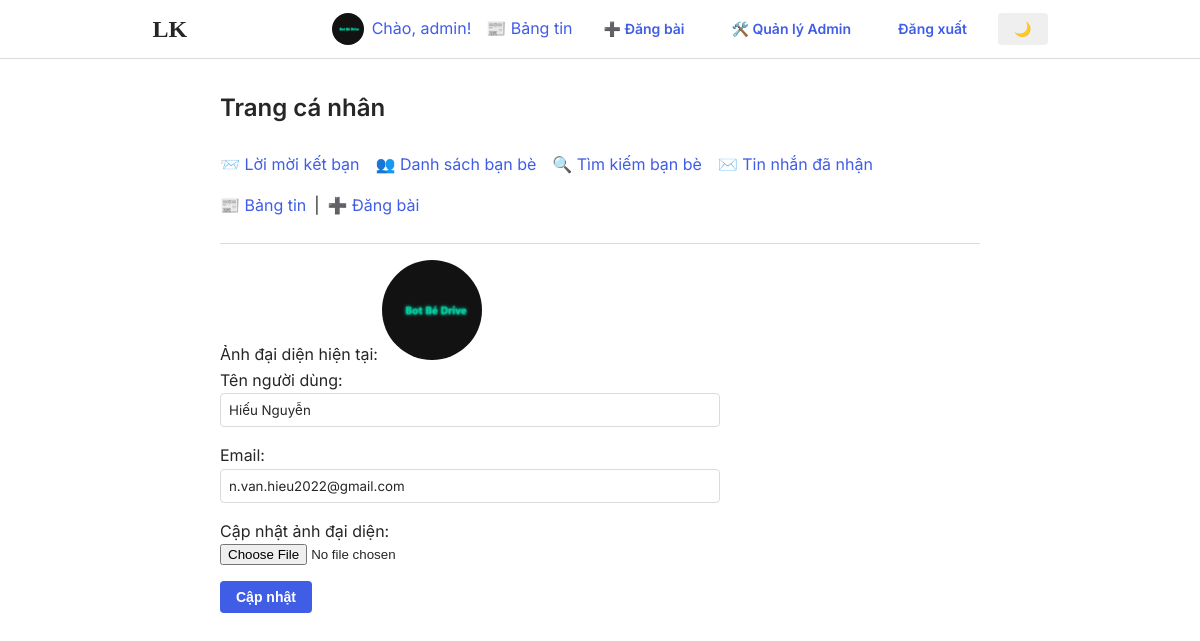
Page /user/1 (signed in) on the committed database.
### app/models.py (models this page shows, shortened)
class User(db.Model, UserMixin):
    id = db.Column(db.Integer, primary_key=True)
    username = db.Column(db.String(64), unique=True, nullable=False)
    email = db.Column(db.String(120), unique=True, nullable=False)
    password = db.Column(db.String(128), nullable=False)
    avatar = db.Column(db.String(200), default='default.jpg')
    total_hearts = db.Column(db.Integer, default=0)
    is_admin = db.Column(db.Boolean, default=False)
    is_active = db.Column(db.Boolean, default=True)
    posts = db.relationship('Post', back_populates='user', lazy=True, cascade='all, delete-orphan')
    comments = db.relationship('Comment', back_populates='user', lazy=True, cascade='all, delete-orphan')
    post_likes = db.relationship('Like', back_populates='user', lazy=True)
    comment_likes = db.relationship('Comment', secondary=comment_likes, back_populates='liked_by', lazy='dynamic')
    sent_messages = db.relationship('Message', foreign_keys='Message.sender_id', back_populates='sender', lazy=True)
    received_messages = db.relationship('Message', foreign_keys='Message.receiver_id', back_populates='receiver', lazy=True)
    sent_friend_requests = db.relationship('Friendship', foreign_keys='Friendship.user_id', back_populates='user', lazy=True)
    received_friend_requests = db.relationship('Friendship', foreign_keys='Friendship.friend_id', back_populates='friend', lazy=True)
    calls_made = db.relationship('Call', foreign_keys='Call.caller_id', back_populates='caller', lazy=True)
    calls_received = db.relationship('Call', foreign_keys='Call.callee_id', back_populates='callee', lazy=True)

### app/routes.py (the view)
@main.route('/user/<int:user_id>', methods=['GET', 'POST'])
@login_required
def user_profile(user_id):
    user = User.query.get_or_404(user_id)
    form = UpdateProfileForm(obj=user)
    if form.validate_on_submit():
        form.populate_obj(user)
        db.session.commit()
        flash("Thông tin đã được cập nhật.", "success")
        return redirect(url_for('main.user_profile', user_id=user.id))
    friendship = Friendship.query.filter_by(user_id=current_user.id, friend_id=user_id, status='accepted').first()
    pending_request = Friendship.query.filter_by(user_id=current_user.id, friend_id=user_id, status='pending').first()
    return render_template('profile.html', user=user, form=form, friendship=friendship, pending_request=pending_request)

### app/forms.py
class UpdateProfileForm(FlaskForm):
    username = StringField('Tên người dùng', validators=[DataRequired()])
    email = StringField('Email', validators=[DataRequired(), Email()])
    avatar = FileField('Ảnh đại diện', validators=[FileAllowed(['jpg', 'png', 'jpeg'], 'Chỉ cho phép ảnh!')])
    submit = SubmitField('Cập nhật')

### app/templates/profile.html (shortened to what this page needs)
{% extends 'base.html' %}
{% block content %}
<div class="profile-container container">
  <h2 class="profile-title">Trang cá nhân</h2>
  <nav class="profile-nav">
    <ul class="social-links">
      <li><a href="{{ url_for('main.friend_requests') }}">📨 Lời mời kết bạn</a></li>
      <li><a href="{{ url_for('main.friends') }}">👥 Danh sách bạn bè</a></li>
      <li><a href="{{ url_for('main.search_friends') }}">🔍 Tìm kiếm bạn bè</a></li>
      <li><a href="{{ url_for('main.received_messages') }}">✉️ Tin nhắn đã nhận</a></li>
    </ul>
    <div class="quick-links">
      <a href="{{ url_for('main.feed') }}">📰 Bảng tin</a>
      <span>|</span>
      <a href="{{ url_for('main.create_post') }}">➕ Đăng bài</a>
    </div>
  </nav>
  <hr class="divider">
  <div class="profile-content">
    <div class="avatar-section">
      <label>Ảnh đại diện hiện tại:</label>
      <img src="{{ url_for('static', filename='avatars/' + (current_user.avatar or 'default.jpg')) }}"
           alt="Avatar" class="avatar-img">
    </div>
    <form method="POST" enctype="multipart/form-data" class="profile-form">
      <div class="form-group">
        <label for="username">Tên người dùng:</label>
        {{ form.username(class="form-control", id="username", size=32) }}
      </div>
      <div class="form-group">
        <label for="email">Email:</label>
        {{ form.email(class="form-control", id="email", size=32) }}
      </div>
      <div class="form-group">
        <label for="avatar">Cập nhật ảnh đại diện:</label>
        {{ form.avatar(class="form-control-file", id="avatar") }}
      </div>
      <button type="submit" class="btn btn-primary btn-submit">{{ form.submit.label.text }}</button>
    </form>
  </div>
</div>
{% endblock %}

### app/templates/base.html (shortened to what this page needs)
<!DOCTYPE html>
<html lang="en">
<head>
  <link rel="stylesheet" href="{{ url_for('static', filename='css/style.css') }}">
</head>
<body>
  <header class="navbar">
    <div class="container">
      <a href="{{ url_for('main.home') }}" class="logo">LK</a>
      <nav class="nav-links">
        {% if current_user.is_authenticated %}
          <div class="user-info">
            <img src="{{ url_for('static', filename='avatars/' + (current_user.avatar or 'default.jpg')) }}" alt="Avatar" class="avatar">
            <a href="{{ url_for('main.profile') }}" class="username">Chào, {{ current_user.username }}!</a>
          </div>
          <a href="{{ url_for('main.feed') }}">📰 Bảng tin</a>
          <a href="{{ url_for('main.create_post') }}" class="btn">➕ Đăng bài</a>
          {% if current_user.is_admin %}
            <a href="{{ url_for('admin.dashboard') }}" class="btn btn-admin">🛠️ Quản lý Admin</a>
          {% endif %}
          <a href="{{ url_for('main.logout') }}" class="btn">Đăng xuất</a>
        {% else %}
          <a href="{{ url_for('main.login') }}" class="btn">Đăng nhập</a>
          <a href="{{ url_for('main.register') }}" class="btn btn-primary">Đăng ký</a>
        {% endif %}
        <button id="darkModeToggle" class="btn btn-toggle" title="Chuyển chế độ sáng/tối">
          <span class="toggle-icon">🌙</span>
        </button>
      </nav>
    </div>
  </header>
  <main class="main-content container">
    {% block content %}{% endblock %}
  </main>
</body>
</html>

### app/static/css/style.css (style rules this page uses)
:root { --primary-color: #405DE6; --secondary-color: #5851DB; --accent-color: #833AB4; --red: #ed4956; --green: #4CAF50; --bg-color: #ffffff; --text-color: #262626; --light-gray: #fafafa; --medium-gray: #dbdbdb; --dark-gray: #8e8e8e; --border-color: #dbdbdb; --header-bg: #ffffff; --comment-bg: #f5f5f5; --card-bg: #ffffff; --btn-bg: #e0e0e0; --btn-text: #262626; --btn-primary-bg: #405DE6; --btn-primary-text: #ffffff; --btn-danger-bg: #dc3545; }
* { box-sizing: border-box; margin: 0; padding: 0; }
body { font-family: 'Inter', -apple-system, BlinkMacSystemFont, "Segoe UI", Roboto, Helvetica, Arial, sans-serif; background-color: var(--bg-color); color: var(--text-color); line-height: 1.6; transition: background-color 0.3s ease, color 0.3s ease; }
a { color: var(--primary-color); text-decoration: none; }
img { max-width: 100%; height: auto; }
ul { list-style: none; }
.container { max-width: 935px; margin: 0 auto; padding: 0 20px; }
.main-content { padding: 30px 0; }
.profile-container { max-width: 800px; }
h1, h2, h3, h4 { margin-bottom: 1rem; font-weight: 600; }
h2 { font-size: 1.5rem; margin-bottom: 1.5rem; }
.btn { display: inline-block; padding: 0.5rem 1rem; border-radius: 4px; font-weight: 600; font-size: 0.875rem; cursor: pointer; transition: all 0.3s ease; text-align: center; border: none; }
.btn-primary { background-color: var(--btn-primary-bg); color: var(--btn-primary-text); }
.avatar { --avatar-size: 32px; width: var(--avatar-size); height: var(--avatar-size); border-radius: 50%; object-fit: cover; object-position: center; aspect-ratio: 1/1; display: block; image-rendering: -webkit-optimize-contrast; image-rendering: crisp-edges; -ms-interpolation-mode: bicubic; backface-visibility: hidden; transform: translateZ(0); will-change: transform; }
.form-group { margin-bottom: 1rem; }
.form-control { width: 100%; padding: 0.5rem; border: 1px solid var(--border-color); border-radius: 4px; background-color: var(--bg-color); color: var(--text-color); font-family: inherit; }
.form-control-file { display: block; width: 100%; }
.navbar { background-color: var(--header-bg); border-bottom: 1px solid var(--border-color); padding: 10px 0; position: sticky; top: 0; z-index: 100; }
.navbar .container { display: flex; justify-content: space-between; align-items: center; }
.logo { font-size: 1.5rem; font-weight: 600; color: var(--text-color); font-family: 'Billabong', cursive; }
.nav-links { display: flex; align-items: center; gap: 15px; }
.user-info { display: flex; align-items: center; gap: 8px; }
.profile-nav { margin-bottom: 1.5rem; }
.social-links { display: flex; gap: 1rem; margin-bottom: 1rem; flex-wrap: wrap; }
.quick-links { display: flex; gap: 0.5rem; align-items: center; }
.divider { border: none; border-top: 1px solid var(--border-color); margin: 1rem 0; }
.profile-form { max-width: 500px; }
.avatar-img { width: 100px; height: 100px; object-fit: cover; border-radius: 50%; }

### rows in the picture
User: avatar (placeholder picture), username "admin"
User: username "Hiếu Nguyễn", email "n.van.hieu2022@gmail.com"
